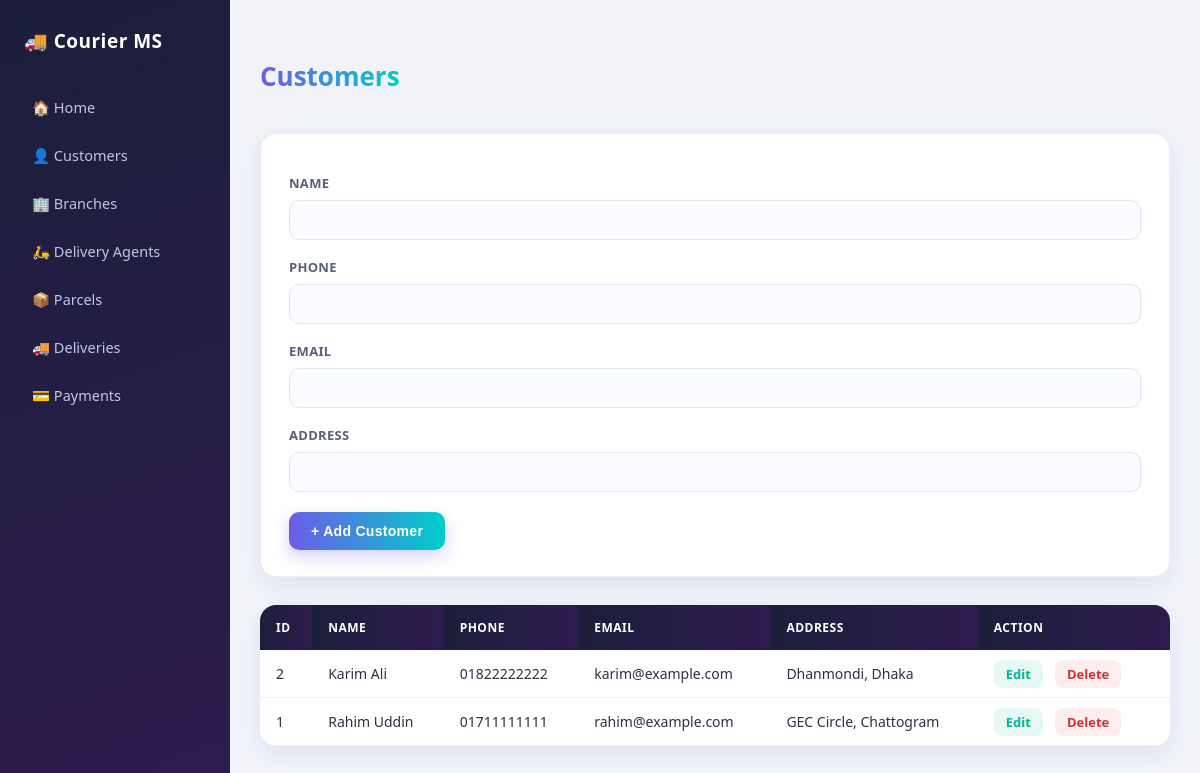
The page /customers.php on the database its author committed.
### tables this page shows
CREATE TABLE Customers (
    customer_id INT AUTO_INCREMENT PRIMARY KEY,
    name VARCHAR(100) NOT NULL,
    phone VARCHAR(20) NOT NULL,
    email VARCHAR(100),
    address VARCHAR(200)
);

### customers.php (the view, shortened to what this page needs)
<?php
include 'includes/db_connect.php';
$edit_id = "";
$edit_name = "";
$edit_phone = "";
$edit_email = "";
$edit_address = "";
$all_customers = mysqli_query($conn, "SELECT * FROM Customers ORDER BY customer_id DESC");
?>
<!DOCTYPE html>
<html>
<head>
    <link rel="stylesheet" href="includes/style.css">
</head>
<body>
<?php include 'includes/nav.php'; ?>
<div class="container">
    <h2>Customers</h2>
    <form method="POST">
        <label>Name</label>
        <input type="text" name="name" value="<?php echo $edit_name; ?>" required>
        <label>Phone</label>
        <input type="text" name="phone" value="<?php echo $edit_phone; ?>" required>
        <label>Email</label>
        <input type="email" name="email" value="<?php echo $edit_email; ?>">
        <label>Address</label>
        <input type="text" name="address" value="<?php echo $edit_address; ?>">
        <?php
        if ($edit_id == "") {
            echo "<button class='btn' type='submit' name='submit'>+ Add Customer</button>";
        } else {
            echo "<button class='btn' type='submit' name='submit'>Update Customer</button>";
        }
        ?>
    </form>
    <table>
        <tr><th>ID</th><th>Name</th><th>Phone</th><th>Email</th><th>Address</th><th>Action</th></tr>
        <?php
        while ($row = mysqli_fetch_assoc($all_customers)) {
            echo "<tr>";
            echo "<td>" . $row['customer_id'] . "</td>";
            echo "<td>" . $row['name'] . "</td>";
            echo "<td>" . $row['phone'] . "</td>";
            echo "<td>" . $row['email'] . "</td>";
            echo "<td>" . $row['address'] . "</td>";
            echo "<td class='action-links'>";
            echo "<a href='customers.php?edit=" . $row['customer_id'] . "'>Edit</a>";
            echo "<a href='customers.php?delete=" . $row['customer_id'] . "' onclick=\"return confirm('Delete?')\">Delete</a>";
            echo "</td>";
            echo "</tr>";
        }
        ?>
    </table>
</div>
</body>
</html>

### includes/style.css (style rules this page uses)
* { box-sizing: border-box; }
body { font-family: 'Segoe UI', Arial, sans-serif; background: #f1f3f9; margin: 0; padding: 0; display: flex; min-height: 100vh; color: #2d3142; }
.container { flex: 1; max-width: 1100px; margin: 36px auto; padding: 0 30px; }
h2 { color: #1b1f3b; font-size: 26px; font-weight: 700; margin-bottom: 22px; padding-bottom: 14px; border-bottom: 3px solid transparent; background: linear-gradient(90deg, #6c5ce7, #00cec9); -webkit-background-clip: text; background-clip: text; -webkit-text-fill-color: transparent; display: inline-block; }
form { background: #ffffff; border-radius: 16px; padding: 26px 28px; margin-bottom: 28px; box-shadow: 0 8px 24px rgba(31, 38, 135, 0.08); border: 1px solid #ececf5; }
table { width: 100%; border-collapse: collapse; margin-top: 0; background: #ffffff; border-radius: 16px; overflow: hidden; box-shadow: 0 8px 24px rgba(31, 38, 135, 0.08); }
table th, table td { padding: 14px 16px; text-align: left; font-size: 14px; }
table th { background: linear-gradient(90deg, #1b1f3b, #2d1b4e); color: #ffffff; font-weight: 600; text-transform: uppercase; font-size: 12px; letter-spacing: 0.5px; }
table tr:not(:first-child) { border-bottom: 1px solid #f0f1f7; transition: background 0.15s ease; }
form label { font-weight: 600; font-size: 13px; color: #5a5f7a; margin-top: 14px; display: block; text-transform: uppercase; letter-spacing: 0.3px; }
form input, form select { padding: 11px 14px; margin: 8px 0 4px; width: 100%; border: 1.5px solid #e3e5f0; border-radius: 10px; font-size: 14px; background: #fafbff; transition: all 0.2s ease; }
.btn { display: inline-block; padding: 11px 22px; background: linear-gradient(90deg, #6c5ce7, #00cec9); color: #ffffff; text-decoration: none; border: none; border-radius: 10px; cursor: pointer; margin-top: 16px; font-weight: 600; font-size: 14px; letter-spacing: 0.3px; box-shadow: 0 6px 16px rgba(108, 92, 231, 0.3); transition: transform 0.15s ease, box-shadow 0.15s ease; }
.action-links a { margin-right: 12px; text-decoration: none; font-weight: 600; font-size: 13px; padding: 5px 12px; border-radius: 8px; transition: all 0.15s ease; }
.action-links a:first-child { color: #00b894; background: rgba(0, 184, 148, 0.1); }
.action-links a:last-child { color: #d63031; background: rgba(214, 48, 49, 0.08); }

### rows shown on the page
customers: customer_id "2", name "Karim Ali", phone "01822222222", email "karim@example.com", address "Dhanmondi, Dhaka"
customers: customer_id "1", name "Rahim Uddin", phone "01711111111", email "rahim@example.com", address "GEC Circle, Chattogram"
